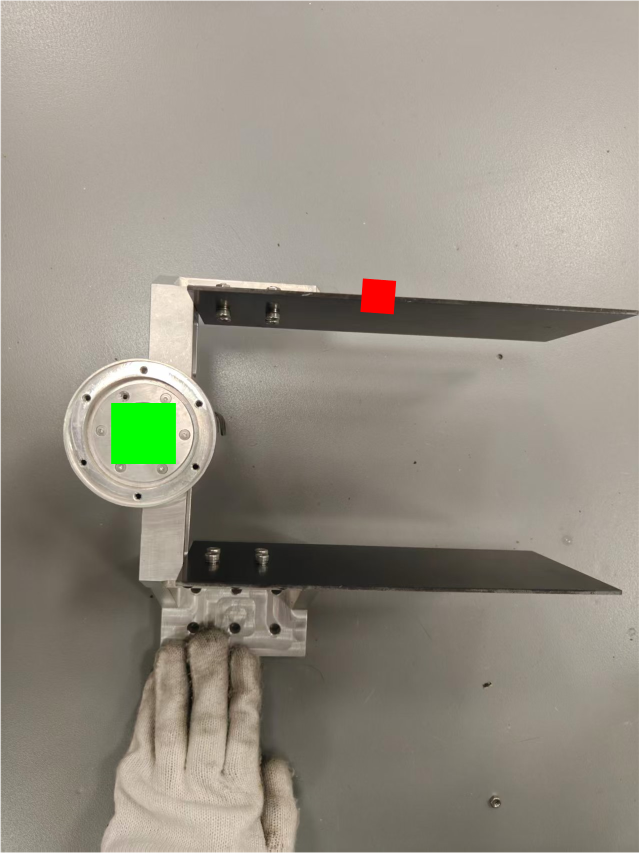
%> input picture data/demo.png, 1279 x 1706 px (shown at 1/2 size)
$ octave visual_measure.m   (GNU Octave 9; MATLAB toolbox functions it lacks are replaced by stand-ins)
%> lines starting %> are read from the running program, lines starting %| are printed output that depends on the picture; in (x1, y1, x2, y2) boxes, pixels count from 0 and x2, y2 are one past the last pixel; in counts of white or black regions, pixels touching at a corner belong together; the program's own positions count from 1
imgs = imread('./data/demo.png');
%> imgs is the input picture: size 1706x1279x3 uint8; mean R, G, B 149.9, 144, 131.7
% 旋转
imgs = imrotate(imgs, 90);
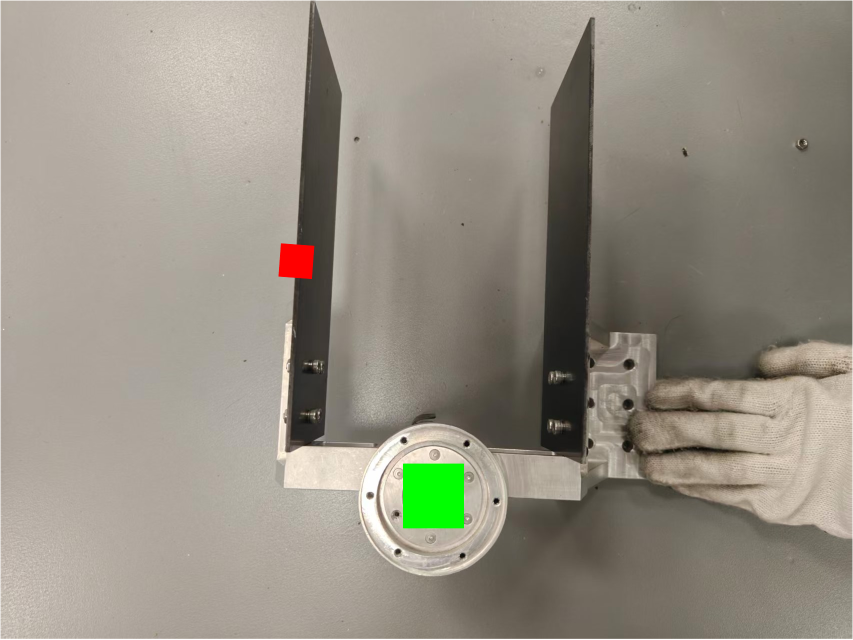
%> imgs: size 1279x1706x3 uint8 (shown at 1/2 size); mean R, G, B 149.9, 144, 131.7; mean of the top-left, top-right, bottom-left and bottom-right quarters 163.6, 123.9, 162.8, 117.3

% 提取各个颜色通道
imgs_red = imgs(:, :, 1);     % 红色通道
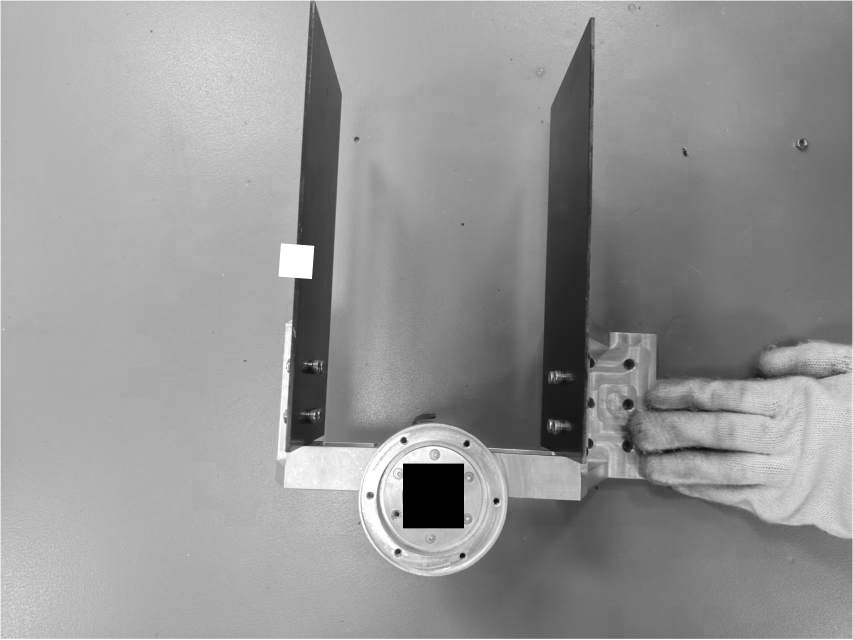
%> imgs_red: size 1279x1706 uint8 (shown at 1/2 size); min 0, max 255, mean 149.9
imgs_green = imgs(:, :, 2);    % 蓝色通道
imgs_blue = imgs(:, :, 3);    % 蓝色通道
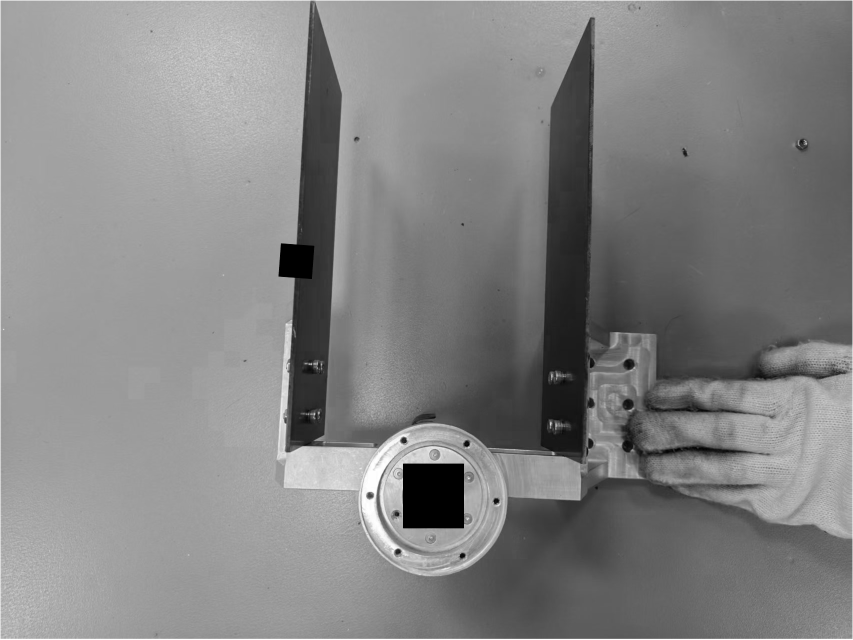
%> imgs_blue: size 1279x1706 uint8 (shown at 1/2 size); min 0, max 255, mean 131.7
bin_red = imbinarize(imgs_red, 0.9);
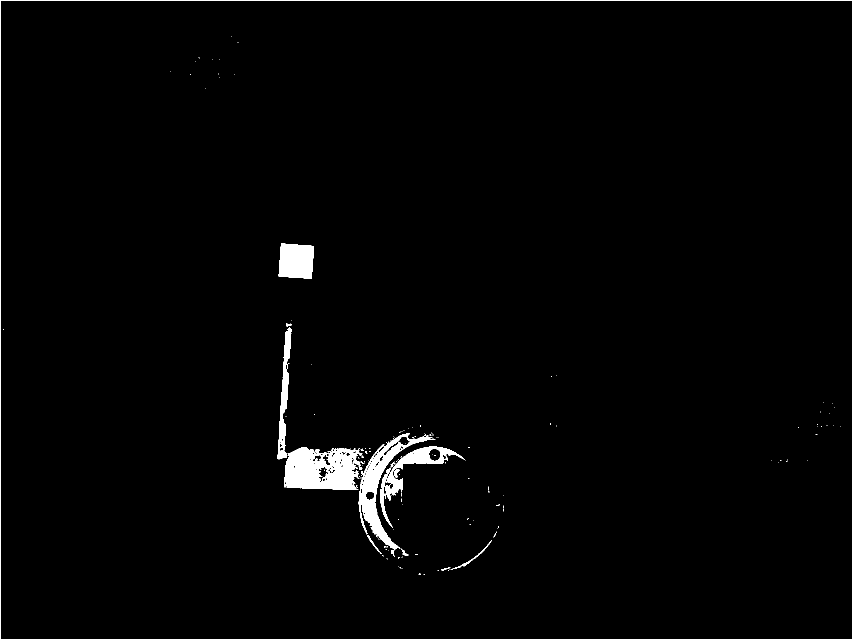
%> bin_red: size 1279x1706 logical (shown at 1/2 size); 1.6% white; 157 white regions (142 under 20 px), largest, box (x1, y1, x2, y2) and area: (568, 894, 725, 980) 9827, (717, 866, 871, 1114) 6990, (0, 0, 1706, 1279) 5966
bin_green = imbinarize(imgs_green, 0.97);
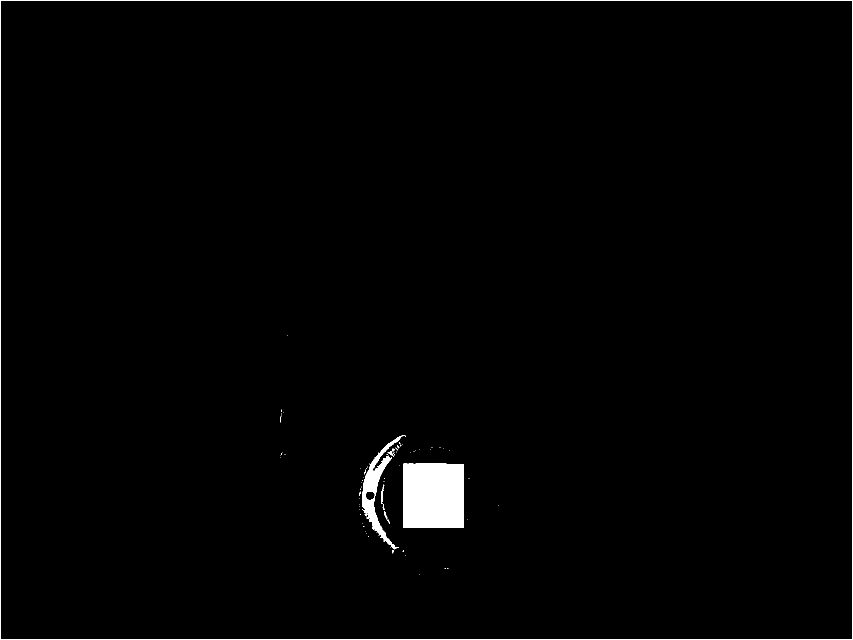
%> bin_green: size 1279x1706 logical (shown at 1/2 size); 1.2% white; 80 white regions (74 under 20 px)

colors = ['b', 'r'];
c = 1;
pos = zeros(2, 2);
% 1. 显示原图
figure;
imshow(imgs);
title('检测到的矩形区域');
hold on;
for bin =  {bin_red, bin_green}
    bin_img = bin{1};
    % 找矩形框
    stats = regionprops(bin_img, 'BoundingBox', 'Centroid');
    % 去除波动

    for i = numel(stats):-1:1
        radio = min([stats(i).BoundingBox(3), stats(i).BoundingBox(4)]) / max([stats(i).BoundingBox(3), stats(i).BoundingBox(4)]);
        if stats(i).BoundingBox(3) < 40 || radio < 0.9
            stats(i) = [];
        end

    end


    for i = 1:numel(stats)
        bbox = stats(i).BoundingBox;
        centroid = stats(i).Centroid;  % [x, y]
        % 画框
        rectangle('Position', bbox, ...
                'EdgeColor', colors(c), ...       % 边框颜色设为红色
                'LineWidth', 2);            % 边框线宽设为2
    end

    pos(c, 1) = centroid(1);
    pos(c, 2) = centroid(2);
    c = c + 1;

end
%> this loop made 2 passes
%> c on passes 1 to 2: 2, 3
%> after the loop, pos = [593.2 522.9; 867.4 992.2]; stats = 1 region; box (x1, y1, x2, y2) and Centroid: (806, 927, 928, 1056) [867.4 992.2]
plot(pos(:, 1), pos(:, 2),  'LineWidth', 2, 'Color', 'b');
% 中心点:绿色
% 目标点:红色
Vx = pos(2, 1);
%> Vx = 867.4
Vy = pos(2, 2);
%> Vy = 992.2

% 角度
target_angle = atan2d(pos(1,2) - Vy, pos(1,1) - Vx);
%> target_angle = -120.3

%
if target_angle < 0
    theta = linspace(target_angle, 0, 50);
%> theta = 50 values from -120.3 to 0
else
    theta = linspace(0, target_angle, 50);
end

% 扇形半径长度0.3
R = min([60, norm(pos(1,:) - pos(2,:)) * 0.3]);
%> R = 60

% 将极坐标转换为图像坐标
arc_x = Vx + R * cosd(theta);
%> arc_x = 50 values from 837.2 to 927.4
arc_y = Vy + R * sind(theta);
%> arc_y = 50 values, max 992.2 at index 50, min 932.2 at index 13, mean 949.5

% 闭合扇形
fan_x = [Vx, arc_x, Vx];
%> fan_x = 52 values, max 927.4 at index 51, min 837.2 at index 2, mean 891
fan_y = [Vy, arc_y, Vy];
%> fan_y = 52 values, max 992.2 at index 1, min 932.2 at index 14, mean 951.2

% 绘制并填充扇形
fill(fan_x, fan_y, 'b', 'FaceAlpha', 0, 'EdgeColor', 'b', 'LineWidth', 1.5);

% 8. 标注
text(Vx + R + 10, Vy, sprintf('%.1f°', abs(target_angle)), ...
     'Color', 'b', 'FontSize', 14, 'FontWeight', 'bold');
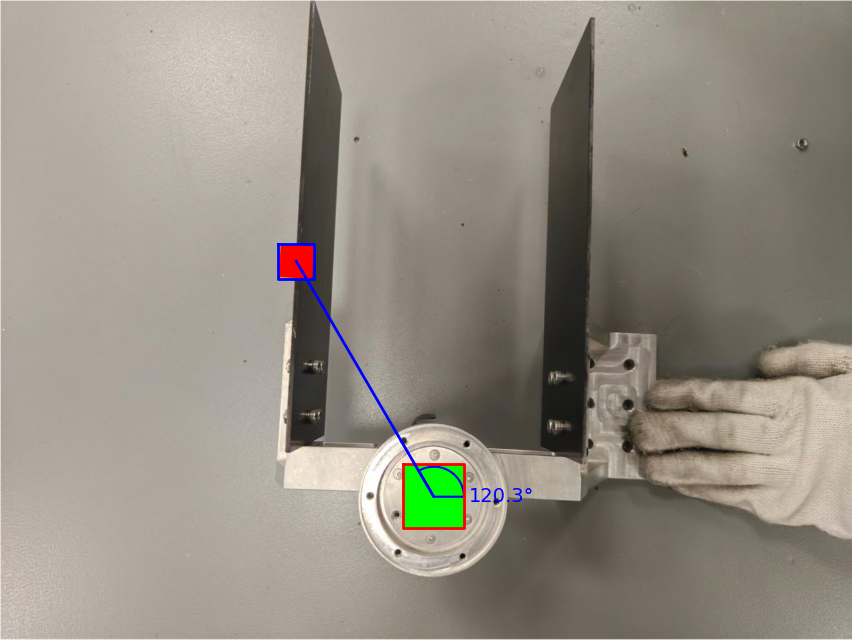
%> figure redrawn from the program's plot data; shown at 1/2 size; its title reads '检测到的矩形区域'
hold off;
